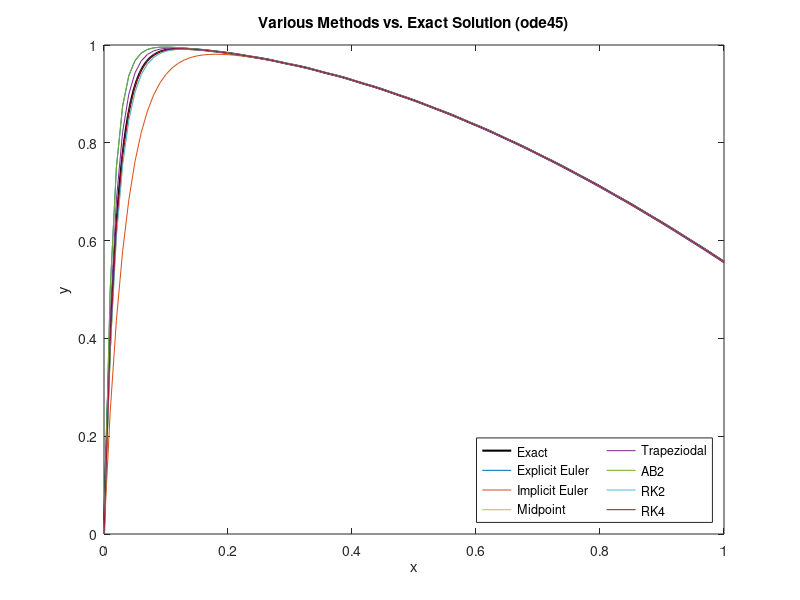

The MATLAB script that drew this image:
clc; clear all; close all;
f = @(x,y) (-50*(y-cos(x)));
h = 0.01;
N = 1/h;
figure


%%% Exact %%%
xspan = [0 1];
y0 = 0;
[x,y] = ode45(@(x,y) f(x,y), xspan, y0);
plot(x,y,'k','LineWidth',1.5)

hold on
%%%%%%%%%%%%%


%%% Explicit Euler %%%
x = linspace(0,1,N+1);
y = zeros(1,N+1);
y(1) = 0;
for n = 1:N
    y(n+1) = y(n) + h*f(x(n),y(n));
end
plot(x,y,'LineWidth',.75)
hold on
%%%%%%%%%%%%%%%%%%%%%%


%%% Implicit Euler %%%
x = linspace(0,1,N+1);
y = zeros(1,N+1);
y(1) = 0;
for n = 1:N
    ynew = y(n) + h*f(x(n),y(n));
    y(n+1) = y(n) + h*f(x(n+1),ynew);
end
plot(x,y,'LineWidth',.75)
hold on
%%%%%%%%%%%%%%%%%%%%%%


%%% Midpoint %%%
x = linspace(0,1,N+1);
y = zeros(1,N+1);
y(1) = 0;
for n = 1:N
    ynew = y(n) + (h/2)*f(x(n),y(n));
    y(n+1) = y(n) + h*f(x(n)+(h/2),ynew);
end
plot(x,y,'LineWidth',.75)
hold on
%%%%%%%%%%%%%%%%


%%% Trapeziodal %%%
x = linspace(0,1,N+1);
y = zeros(1,N+1);
y(1) = 0;
for n = 1:N
    ynew = y(n) + (h/2)*f(x(n),y(n));
    y(n+1) = y(n) + (h/2)*( f(x(n),y(n)) + f(x(n+1),ynew) );
end
plot(x,y,'LineWidth',.75)
hold on
%%%%%%%%%%%%%%%%%%%


%%% AB2 %%%
x = linspace(0,1,N+1);
y = zeros(1,N+1);
y(1) = 0;
for n = 1:N
    f_value = f(x(n),y(n));
    f_old = f_value;
    y(n+1) = y(n) + h*(3*f_value - f_old)/2;
end
plot(x,y,'LineWidth',.75)
hold on
%%%%%%%%%%%%


%%% RK2 %%%
x = linspace(0,1,N+1);
y = zeros(1,N+1);
y(1) = 0;
for n = 1:N
    k1 = h*f(x(n),y(n));
    k2 = h*f(x(n)+(h/2),y(n)+(k1/2));
    y(n+1) = y(n) + k2;
end
plot(x,y,'LineWidth',.75)
hold on
%%%%%%%%%%%%


%%% RK4 %%%
x = linspace(0,1,N+1);
y = zeros(1,N+1);
y(1) = 0;
for n = 1:N
    k1 = f(x(n),y(n));
    k2 = f(x(n)+(h/2),y(n)+(h*k1/2));
    k3 = f(x(n)+(h/2),y(n)+(h*k2/2));
    k4 = f(x(n)+h, y(n) + h*k3);
    y(n+1) = y(n) + h*((1/6)*k1 + (1/3)*k2 + (1/3)*k3 + (1/6)*k4);
end
plot(x,y,'LineWidth',.75)
hold on
%%%%%%%%%%%%

legend({'Exact','Explicit Euler', 'Implicit Euler', 'Midpoint', ... 
    'Trapeziodal', 'AB2', 'RK2', 'RK4'}, 'Location','southeast', ...
    'numColumns',2)
title('Various Methods vs. Exact Solution (ode45)')
xlabel('x')
ylabel('y')












